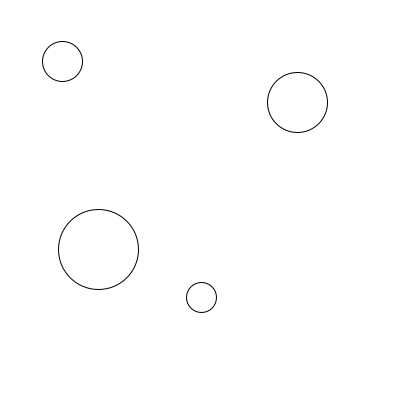
Frame 1 (no input)
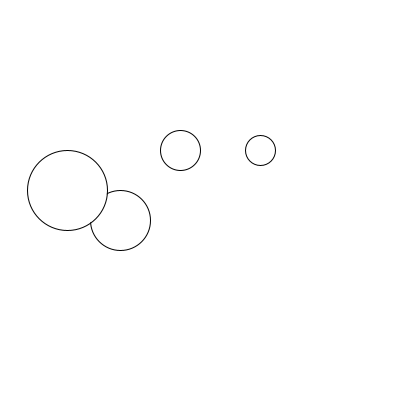
Frame 60 (the mouse pressed at the canvas centre just before this capture)
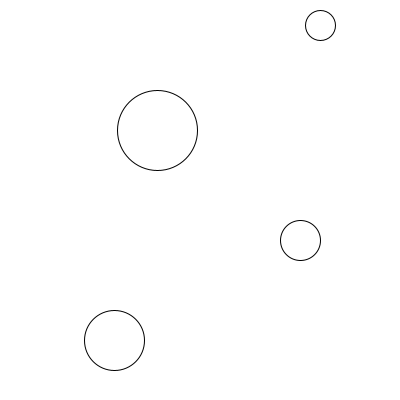
Frame 120 (the mouse held since frame 60 and released just before this capture)

The Processing sketch that drew these frames (run headless with seeded random() and noise(); from frame 60 on, the mouse is pressed at the canvas centre):

// Processing sketch: BallArrayCheckpoint
// ── BallArrayCheckpoint.pde
// Session 3 checkpoint: the supported missions done.
// Four balls in a small array, each with its own position, speed, and size.

Ball[] balls = new Ball[4];

void setup() {
  size(400, 400);
  balls[0] = new Ball(60, 60, 2, 1.5, 40);
  balls[1] = new Ball(300, 100, -3, 2, 60);
  balls[2] = new Ball(200, 300, 1, -2.5, 30);
  balls[3] = new Ball(100, 250, -1.5, -1, 80);
}

void draw() {
  background(255);
  for (int i = 0; i < balls.length; i++) {
    balls[i].move();
    balls[i].show();
  }
}

class Ball {
  float x;
  float y;
  float xSpeed;
  float ySpeed;
  float diameter;

  Ball(float startX, float startY, float startXSpeed, float startYSpeed, float startDiameter) {
    x = startX;
    y = startY;
    xSpeed = startXSpeed;
    ySpeed = startYSpeed;
    diameter = startDiameter;
  }

  void move() {
    x = x + xSpeed;
    y = y + ySpeed;
    float r = diameter / 2;
    if (x > width - r || x < r) {
      xSpeed = -xSpeed;
    }
    if (y > height - r || y < r) {
      ySpeed = -ySpeed;
    }
  }

  void show() {
    circle(x, y, diameter);
  }
}
